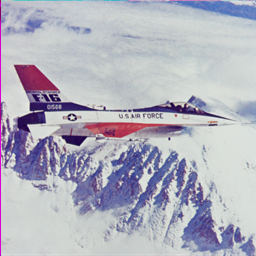
#> input picture data/Airplane.bmp, 256 x 256 px
$ python arithmetic_operation.py
#> lines starting #> are read from the running program, lines starting #| are printed output that depends on the picture
import cv2

im1 = cv2.imread("data/Airplane.bmp", 0)
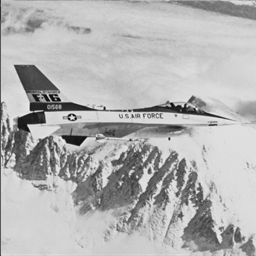
#> im1: shape (256, 256); min 11, max 239, mean 178.7
im2 = cv2.imread("data/Aerial.bmp", 0)
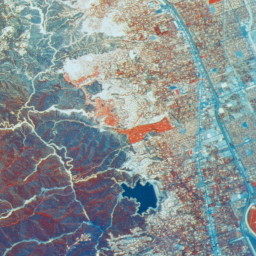
#> input picture data/Aerial.bmp, 256 x 256 px
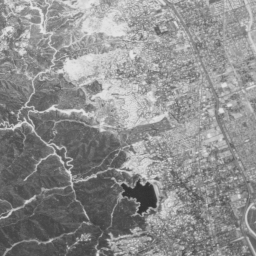
#> im2: shape (256, 256); min 48, max 230, mean 141.5

result = cv2.addWeighted(im1, 0.4, im2, 0.6, 0)
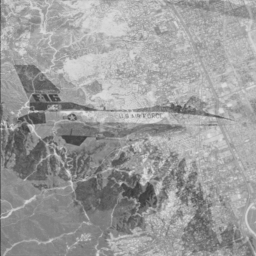
#> result: shape (256, 256); min 56, max 225, mean 156.4

cv2.imshow("window", result)
cv2.waitKey(-1)
cv2.imwrite("add.bmp", result)
